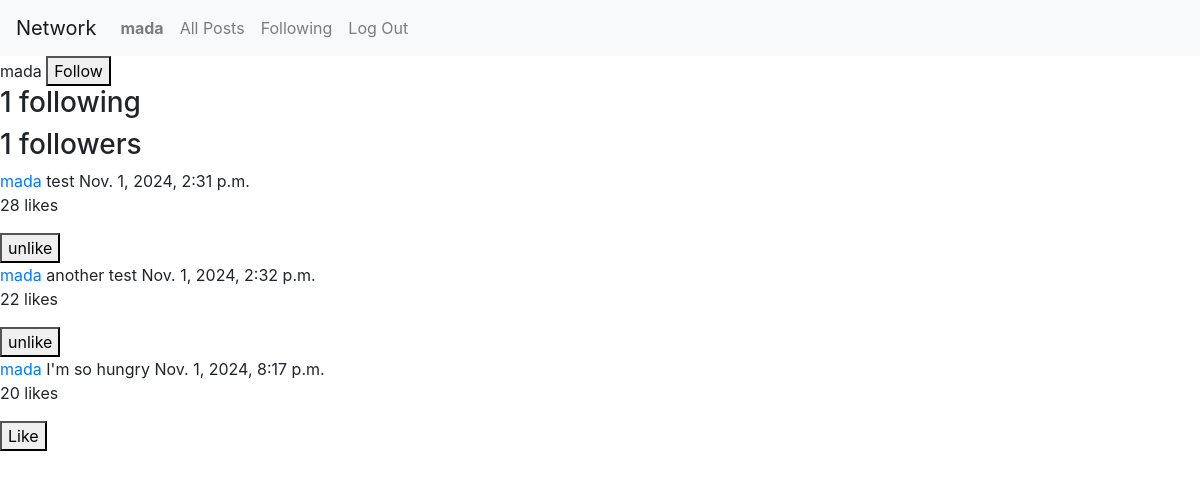
/user_profile/mada (signed in), run on an earlier commit of the app's database.
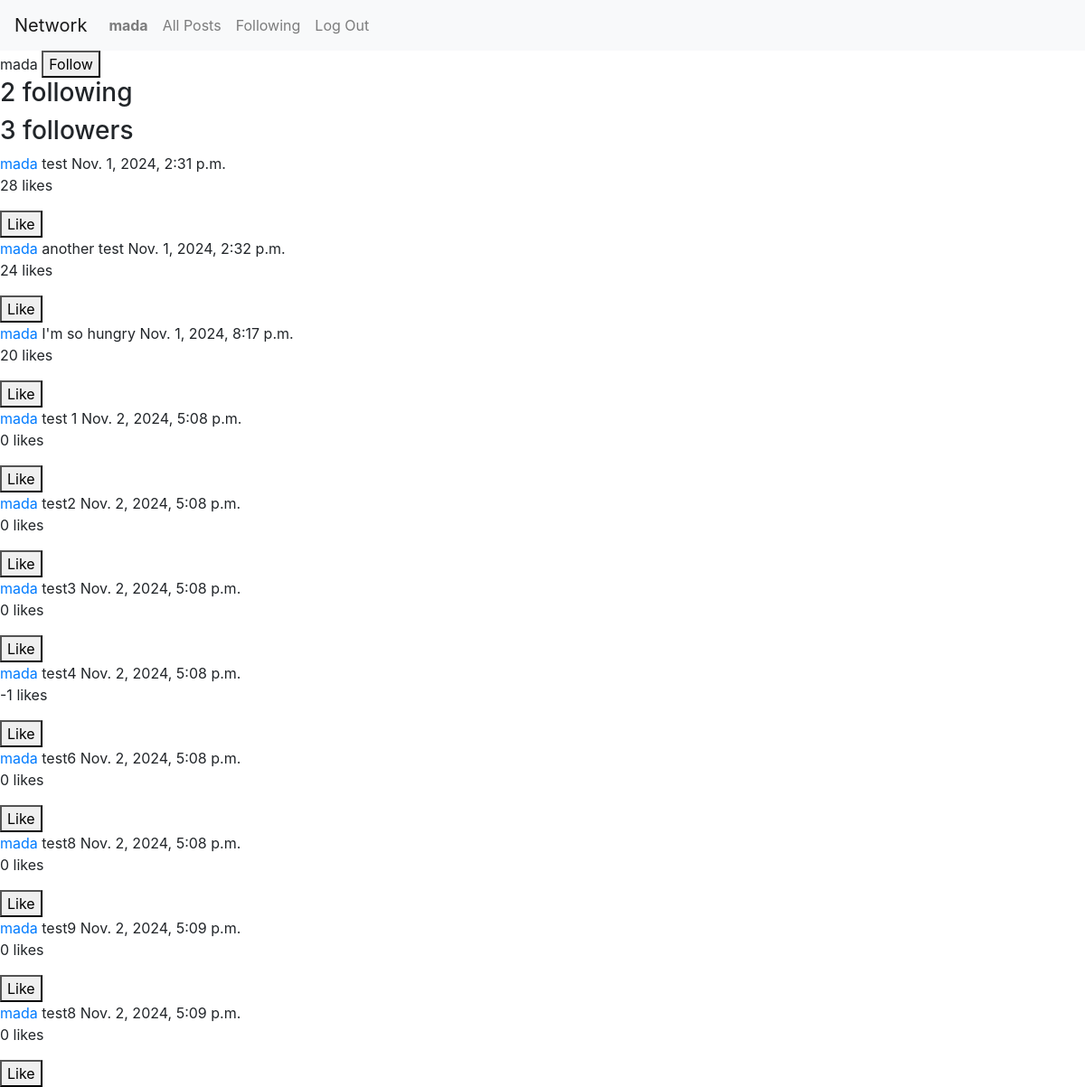
And on a later commit of the database.
### network/models.py (models this page shows, shortened)
class Follower(models.Model):
    user = models.ForeignKey(User, on_delete=models.CASCADE)
    followers_list = models.ManyToManyField(User, related_name="followers")
    following_list = models.ManyToManyField(User, related_name="following")
    following_count = models.IntegerField()
    followers_count = models.IntegerField()
    liked_posts = models.ManyToManyField(Post, related_name='liked_list')

class Post(models.Model):
    post_username = models.ForeignKey(User, related_name="posts", on_delete=models.CASCADE)
    post_content = models.TextField()
    date = models.DateTimeField(auto_now_add=True)
    likes = models.IntegerField()

class User(AbstractUser):
    pass

### network/views.py (the view)
# urls.py: path('user_profile/<str:username>', views.user_profile, name='user_profile'),
def user_profile(request, username):
    user_stats = Follower.objects.get(user__username = username)
    user_posts = Post.objects.filter(post_username__username=username).all()
    main_user_liked_post_list = Follower.objects.get(user=request.user).liked_posts.all()
    return render(request, "network/user_profile.html", {
        "user_stats" : user_stats,
        "user_posts" : user_posts,
        "main_user_liked_post_list" : main_user_liked_post_list
    })

### network/templates/network/user_profile.html (shortened to what this page needs)
{% extends "network/layout.html" %}
{% block body %}
{{ user_stats.user.username }}
<button class="follow-button" data-username="{{ user_stats.user.username }}">Follow</button>
<h3>{{ user_stats.following_count }} following</h3>
<h3>{{ user_stats.followers_count }} followers</h3>
{% for post in user_posts %}
<div>
    <a href="{% url 'user_profile' username=post.post_username %}">{{ post.post_username }}</a>
    {{ post.post_content }}
    {{ post.date }}
    <p class="like-count">{{ post.likes }} likes</p>
    {% if post in main_user_liked_post_list %}
        <button class="unlike-button" data-post-id="{{ post.id }}">unlike</button>
    {% else %}
        <button class="like-button" data-post-id="{{ post.id }}">Like</button>
    {% endif %}
</div>
{% endfor %}
{% endblock %}

What changed in the data, as far as the page shows it:
changed Follower "mada": following_count "1" → "2"; followers_count "1" → "3"
computed for Post "test": text "unlike" → "Like"
changed Post "another test": likes "22" → "24"; text "unlike" → "Like"
added Post: post_username "mada", post_content "test 1", date "Nov. 2, 2024, 5:08 p.m.", likes "0"
added Post: post_username "mada", post_content "test2", date "Nov. 2, 2024, 5:08 p.m.", likes "0"
added Post: post_username "mada", post_content "test3", date "Nov. 2, 2024, 5:08 p.m.", likes "0"
added Post: post_username "mada", post_content "test4", date "Nov. 2, 2024, 5:08 p.m.", likes "-1"
added Post: post_username "mada", post_content "test6", date "Nov. 2, 2024, 5:08 p.m.", likes "0"
added Post: post_username "mada", post_content "test8", date "Nov. 2, 2024, 5:08 p.m.", likes "0"
added Post: post_username "mada", post_content "test9", date "Nov. 2, 2024, 5:09 p.m.", likes "0"
added Post: post_username "mada", post_content "test8", date "Nov. 2, 2024, 5:09 p.m.", likes "0"
